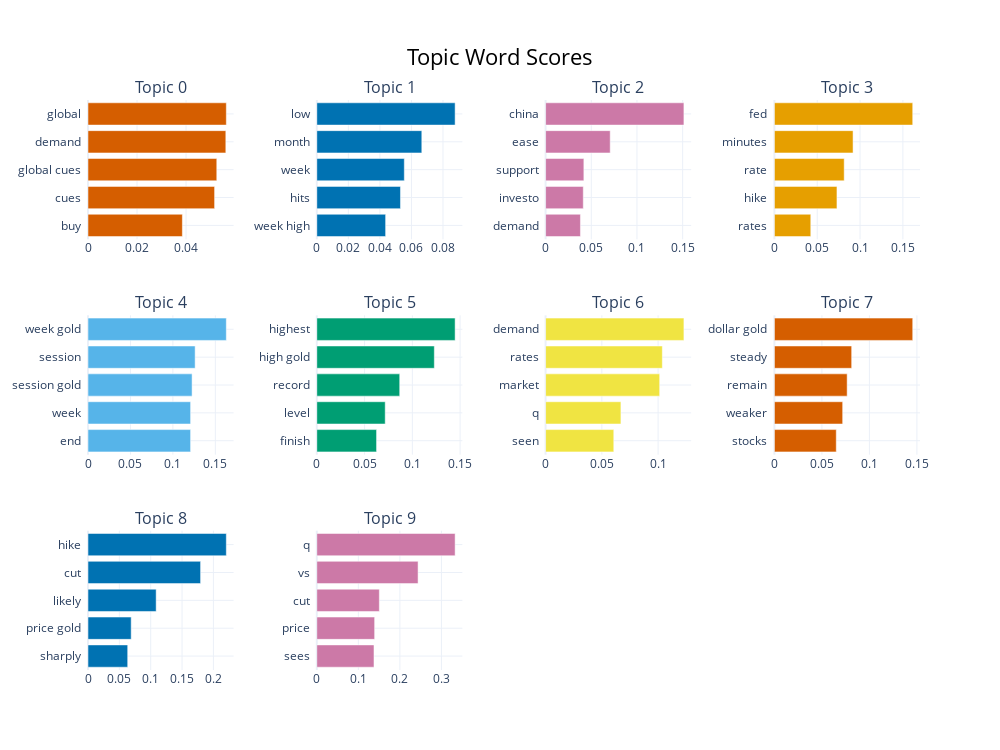

Notebook source saved alongside this figure:
### Code cell
topic_model.visualize_barchart(top_n_topics=10).show()

### Figure 1 — Plotly figure (JSON) as saved in the notebook; plotly's stock layout.template omitted (floating-point values rounded to 4 significant figures)
{"data": [{"marker": {"color": "#D55E00"}, "orientation": "h", "type": "bar", "x": [0.03849, 0.05164, 0.05253, 0.05622, 0.05642], "xaxis": "x", "y": ["buy  ", "cues  ", "global cues  ", "demand  ", "global  "], "yaxis": "y"}, {"marker": {"color": "#0072B2"}, "orientation": "h", "type": "bar", "x": [0.04363, 0.05305, 0.05548, 0.06656, 0.08769], "xaxis": "x2", "y": ["week high  ", "hits  ", "week  ", "month  ", "low  "], "yaxis": "y2"}, {"marker": {"color": "#CC79A7"}, "orientation": "h", "type": "bar", "x": [0.03811, 0.04123, 0.04187, 0.07069, 0.1514], "xaxis": "x3", "y": ["demand  ", "investo  ", "support  ", "ease  ", "china  "], "yaxis": "y3"}, {"marker": {"color": "#E69F00"}, "orientation": "h", "type": "bar", "x": [0.04246, 0.07302, 0.08148, 0.09183, 0.1615], "xaxis": "x4", "y": ["rates  ", "hike  ", "rate  ", "minutes  ", "fed  "], "yaxis": "y4"}, {"marker": {"color": "#56B4E9"}, "orientation": "h", "type": "bar", "x": [0.1209, 0.1209, 0.1226, 0.1262, 0.163], "xaxis": "x5", "y": ["end  ", "week  ", "session gold  ", "session  ", "week gold  "], "yaxis": "y5"}, {"marker": {"color": "#009E73"}, "orientation": "h", "type": "bar", "x": [0.06255, 0.07161, 0.08678, 0.123, 0.1448], "xaxis": "x6", "y": ["finish  ", "level  ", "record  ", "high gold  ", "highest  "], "yaxis": "y6"}, {"marker": {"color": "#F0E442"}, "orientation": "h", "type": "bar", "x": [0.06059, 0.06693, 0.1014, 0.1037, 0.1229], "xaxis": "x7", "y": ["seen  ", "q  ", "market  ", "rates  ", "demand  "], "yaxis": "y7"}, {"marker": {"color": "#D55E00"}, "orientation": "h", "type": "bar", "x": [0.06512, 0.07186, 0.07657, 0.08133, 0.1456], "xaxis": "x8", "y": ["stocks  ", "weaker  ", "remain  ", "steady  ", "dollar gold  "], "yaxis": "y8"}, {"marker": {"color": "#0072B2"}, "orientation": "h", "type": "bar", "x": [0.06333, 0.06887, 0.1087, 0.1796, 0.2206], "xaxis": "x9", "y": ["sharply  ", "price gold  ", "likely  ", "cut  ", "hike  "], "yaxis": "y9"}, {"marker": {"color": "#CC79A7"}, "orientation": "h", "type": "bar", "x": [0.1377, 0.1392, 0.1505, 0.2438, 0.333], "xaxis": "x10", "y": ["sees  ", "price  ", "cut  ", "vs  ", "q  "], "yaxis": "y10"}], "layout": {"annotations": [{"font": {"size": 16}, "showarrow": false, "text": "Topic 0", "x": 0.0875, "xanchor": "center", "xref": "paper", "y": 1, "yanchor": "bottom", "yref": "paper"}, {"font": {"size": 16}, "showarrow": false, "text": "Topic 1", "x": 0.3625, "xanchor": "center", "xref": "paper", "y": 1, "yanchor": "bottom", "yref": "paper"}, {"font": {"size": 16}, "showarrow": false, "text": "Topic 2", "x": 0.6375, "xanchor": "center", "xref": "paper", "y": 1, "yanchor": "bottom", "yref": "paper"}, {"font": {"size": 16}, "showarrow": false, "text": "Topic 3", "x": 0.9125, "xanchor": "center", "xref": "paper", "y": 1, "yanchor": "bottom", "yref": "paper"}, {"font": {"size": 16}, "showarrow": false, "text": "Topic 4", "x": 0.0875, "xanchor": "center", "xref": "paper", "y": 0.6222, "yanchor": "bottom", "yref": "paper"}, {"font": {"size": 16}, "showarrow": false, "text": "Topic 5", "x": 0.3625, "xanchor": "center", "xref": "paper", "y": 0.6222, "yanchor": "bottom", "yref": "paper"}, {"font": {"size": 16}, "showarrow": false, "text": "Topic 6", "x": 0.6375, "xanchor": "center", "xref": "paper", "y": 0.6222, "yanchor": "bottom", "yref": "paper"}, {"font": {"size": 16}, "showarrow": false, "text": "Topic 7", "x": 0.9125, "xanchor": "center", "xref": "paper", "y": 0.6222, "yanchor": "bottom", "yref": "paper"}, {"font": {"size": 16}, "showarrow": false, "text": "Topic 8", "x": 0.0875, "xanchor": "center", "xref": "paper", "y": 0.2444, "yanchor": "bottom", "yref": "paper"}, {"font": {"size": 16}, "showarrow": false, "text": "Topic 9", "x": 0.3625, "xanchor": "center", "xref": "paper", "y": 0.2444, "yanchor": "bottom", "yref": "paper"}], "height": 750, "hoverlabel": {"bgcolor": "white", "font": {"family": "Rockwell", "size": 16}}, "showlegend": false, "title": {"font": {"color": "Black", "size": 22}, "text": "Topic Word Scores", "x": 0.5, "xanchor": "center", "yanchor": "top"}, "width": 1000, "xaxis": {"anchor": "y", "domain": [0, 0.175], "showgrid": true}, "xaxis10": {"anchor": "y10", "domain": [0.275, 0.45], "showgrid": true}, "xaxis11": {"anchor": "y11", "domain": [0.55, 0.725], "showgrid": true}, "xaxis12": {"anchor": "y12", "domain": [0.825, 1], "showgrid": true}, "xaxis2": {"anchor": "y2", "domain": [0.275, 0.45], "showgrid": true}, "xaxis3": {"anchor": "y3", "domain": [0.55, 0.725], "showgrid": true}, "xaxis4": {"anchor": "y4", "domain": [0.825, 1], "showgrid": true}, "xaxis5": {"anchor": "y5", "domain": [0, 0.175], "showgrid": true}, "xaxis6": {"anchor": "y6", "domain": [0.275, 0.45], "showgrid": true}, "xaxis7": {"anchor": "y7", "domain": [0.55, 0.725], "showgrid": true}, "xaxis8": {"anchor": "y8", "domain": [0.825, 1], "showgrid": true}, "xaxis9": {"anchor": "y9", "domain": [0, 0.175], "showgrid": true}, "yaxis": {"anchor": "x", "domain": [0.7556, 1], "showgrid": true}, "yaxis10": {"anchor": "x10", "domain": [0, 0.2444], "showgrid": true}, "yaxis11": {"anchor": "x11", "domain": [0, 0.2444], "showgrid": true}, "yaxis12": {"anchor": "x12", "domain": [0, 0.2444], "showgrid": true}, "yaxis2": {"anchor": "x2", "domain": [0.7556, 1], "showgrid": true}, "yaxis3": {"anchor": "x3", "domain": [0.7556, 1], "showgrid": true}, "yaxis4": {"anchor": "x4", "domain": [0.7556, 1], "showgrid": true}, "yaxis5": {"anchor": "x5", "domain": [0.3778, 0.6222], "showgrid": true}, "yaxis6": {"anchor": "x6", "domain": [0.3778, 0.6222], "showgrid": true}, "yaxis7": {"anchor": "x7", "domain": [0.3778, 0.6222], "showgrid": true}, "yaxis8": {"anchor": "x8", "domain": [0.3778, 0.6222], "showgrid": true}, "yaxis9": {"anchor": "x9", "domain": [0, 0.2444], "showgrid": true}}}
